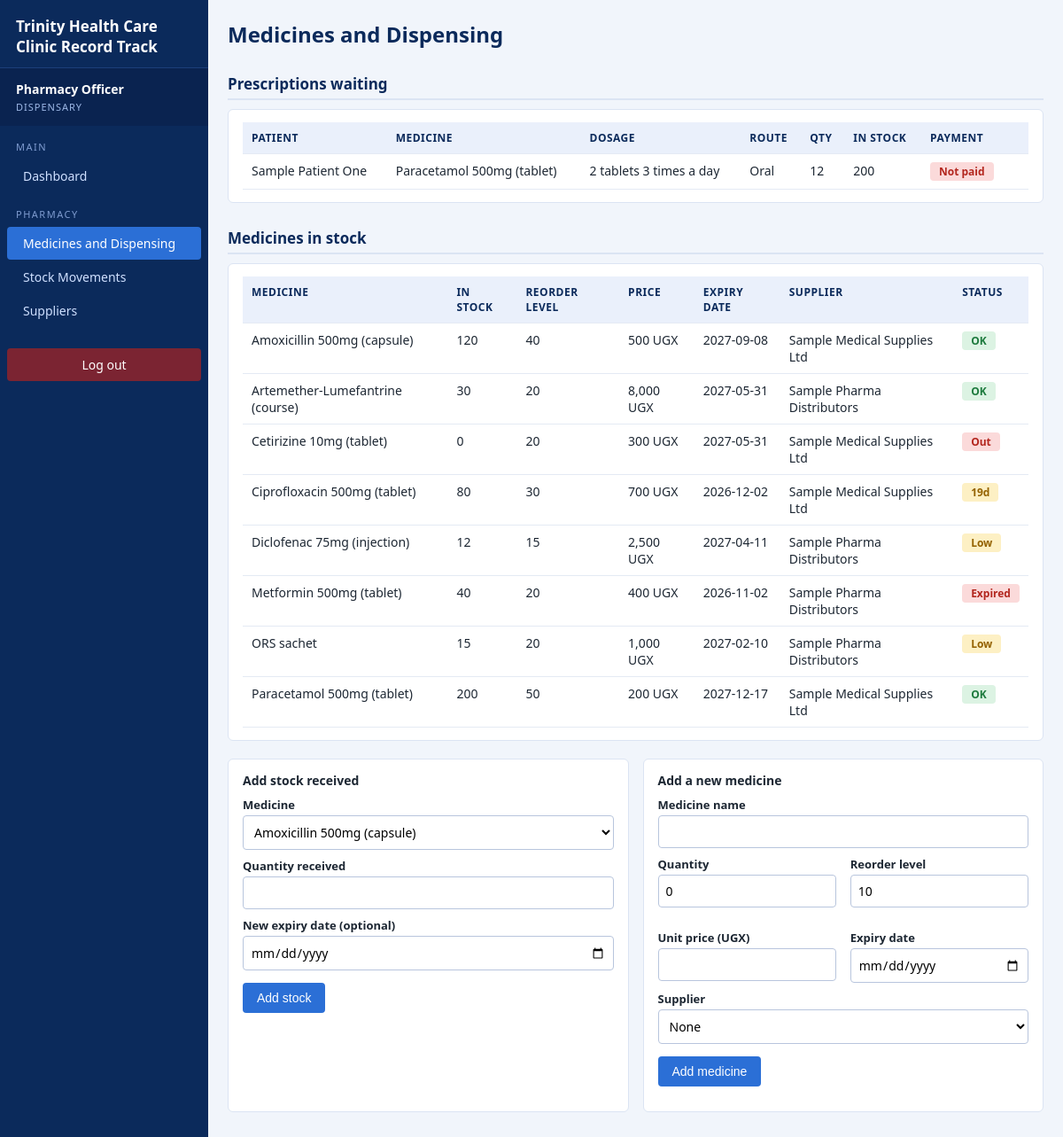
The page /pharmacy.php (signed in) on the database its author committed.
### tables this page shows
CREATE TABLE `prescription` (
  `prescription_id` int(11) NOT NULL,
  `visit_id` int(11) NOT NULL,
  `drug_id` int(11) NOT NULL,
  `dosage` varchar(100) NOT NULL,
  `route` enum('Oral','Injection','Other') NOT NULL,
  `quantity` int(11) NOT NULL,
  `status` enum('Pending','Dispensed') DEFAULT 'Pending',
  `dispensed_date` datetime DEFAULT NULL
);

CREATE TABLE `patient` (
  `patient_id` int(11) NOT NULL,
  `full_name` varchar(100) NOT NULL,
  `gender` enum('Female','Male') NOT NULL,
  `date_of_birth` date DEFAULT NULL,
  `phone` varchar(20) DEFAULT NULL,
  `address` varchar(150) DEFAULT NULL,
  `created_at` datetime DEFAULT current_timestamp()
);

CREATE TABLE `drug` (
  `drug_id` int(11) NOT NULL,
  `supplier_id` int(11) DEFAULT NULL,
  `drug_name` varchar(100) NOT NULL,
  `quantity_in_stock` int(11) NOT NULL DEFAULT 0,
  `reorder_level` int(11) NOT NULL DEFAULT 10,
  `unit_price` decimal(10,0) NOT NULL,
  `expiry_date` date DEFAULT NULL
);

CREATE TABLE `supplier` (
  `supplier_id` int(11) NOT NULL,
  `supplier_name` varchar(100) NOT NULL,
  `phone` varchar(20) DEFAULT NULL,
  `address` varchar(150) DEFAULT NULL
);

### pharmacy.php (the view, shortened to what this page needs)
<?php
require_once __DIR__ . '/includes/auth.php';
$pending = $pdo->query("SELECT pr.prescription_id, pr.visit_id, pr.dosage, pr.route, pr.quantity,
                               d.drug_name, d.quantity_in_stock, p.full_name
                        FROM prescription pr
                        JOIN drug d ON d.drug_id = pr.drug_id
                        JOIN visit v ON v.visit_id = pr.visit_id
                        JOIN patient p ON p.patient_id = v.patient_id
                        WHERE pr.status = 'Pending' ORDER BY pr.prescription_id")->fetchAll();
$drugs = $pdo->query("SELECT d.*, s.supplier_name FROM drug d
                      LEFT JOIN supplier s ON s.supplier_id = d.supplier_id
                      ORDER BY d.drug_name")->fetchAll();
include __DIR__ . '/includes/header.php';
?>
<h1>Medicines and Dispensing</h1>
<h2>Prescriptions waiting</h2>
<div class="panel">
<table>
  <tr><th>Patient</th><th>Medicine</th><th>Dosage</th><th>Route</th><th>Qty</th><th>In stock</th><th>Payment</th><th></th></tr>
  <?php foreach ($pending as $r):
      $paid = visit_money($pdo, $r['visit_id'])['balance'] <= 0; ?>
    <tr>
      <td><?= e($r['full_name']) ?></td>
      <td><?= e($r['drug_name']) ?></td>
      <td><?= e($r['dosage']) ?></td>
      <td><?= e($r['route']) ?></td>
      <td><?= e($r['quantity']) ?></td>
      <td><?= e($r['quantity_in_stock']) ?></td>
      <td><?= $paid ? badge('Paid', 'green') : badge('Not paid', 'red') ?></td>
      <td>
      </td>
    </tr>
  <?php endforeach; ?>
</table>
</div>
<h2>Medicines in stock</h2>
<div class="panel">
<table>
  <tr><th>Medicine</th><th>In stock</th><th>Reorder level</th><th>Price</th><th>Expiry date</th><th>Supplier</th><th>Status</th></tr>
  <?php foreach ($drugs as $d): $st = drug_status($d); ?>
    <tr>
      <td><?= e($d['drug_name']) ?></td>
      <td><?= e($d['quantity_in_stock']) ?></td>
      <td><?= e($d['reorder_level']) ?></td>
      <td><?= money($d['unit_price']) ?></td>
      <td><?= e($d['expiry_date']) ?></td>
      <td><?= e($d['supplier_name']) ?></td>
      <td><?= badge($st[0], $st[1]) ?></td>
    </tr>
  <?php endforeach; ?>
</table>
</div>
<div class="grid2">
  <form method="post" class="box">
    <b>Add stock received</b>
    <label>Medicine</label>
    <select name="drug_id">
      <?php foreach ($drugs as $d): ?><option value="<?= e($d['drug_id']) ?>"><?= e($d['drug_name']) ?></option><?php endforeach; ?>
    </select>
    <label>Quantity received</label>
    <input type="number" name="quantity" min="1" required>
    <label>New expiry date (optional)</label>
    <input type="date" name="expiry_date">
    <p><button type="submit">Add stock</button></p>
  </form>
  <form method="post" class="box">
    <b>Add a new medicine</b>
    <label>Medicine name</label>
    <input type="text" name="drug_name" required>
    <div class="grid2">
      <div><label>Quantity</label><input type="number" name="quantity" value="0" min="0"></div>
      <div><label>Reorder level</label><input type="number" name="reorder_level" value="10" min="0"></div>
      <div><label>Unit price (UGX)</label><input type="number" name="unit_price" min="0" required></div>
      <div><label>Expiry date</label><input type="date" name="expiry_date"></div>
    </div>
    <label>Supplier</label>
    <select name="supplier_id">
      <option value="">None</option>
    </select>
    <p><button type="submit">Add medicine</button></p>
  </form>
</div>
<?php include __DIR__ . '/includes/footer.php'; ?>

### includes/functions.php (shortened to what this page needs)
<?php
function e($text) {
    return htmlspecialchars((string)$text, ENT_QUOTES, 'UTF-8');
}
function money($n) {
    return number_format((float)$n, 0) . ' UGX';
}
function visit_money($pdo, $visit_id) {
    $sql = "SELECT s.fee + COALESCE((SELECT SUM(pr.quantity * d.unit_price)
                                     FROM prescription pr
                                     JOIN drug d ON d.drug_id = pr.drug_id
                                     WHERE pr.visit_id = v.visit_id), 0) AS bill,
                   COALESCE((SELECT SUM(amount) FROM payment WHERE visit_id = v.visit_id), 0) AS paid
            FROM visit v
            JOIN service s ON s.service_id = v.service_id
            WHERE v.visit_id = ?";
    $stmt = $pdo->prepare($sql);
    $stmt->execute([$visit_id]);
    $row = $stmt->fetch();
    $row['balance'] = $row['bill'] - $row['paid'];
    return $row;
}
function drug_status($d) {
    $today = date('Y-m-d');
    if (!empty($d['expiry_date']) && $d['expiry_date'] < $today) {
        return ['Expired', 'red'];
    }
    if ($d['quantity_in_stock'] <= 0) {
        return ['Out', 'red'];
    }
    if (!empty($d['expiry_date'])) {
        $days = (int)((strtotime($d['expiry_date']) - strtotime($today)) / 86400);
        if ($days <= 30) {
            return [$days . 'd', 'amber'];
        }
    }
    if ($d['quantity_in_stock'] <= $d['reorder_level']) {
        return ['Low', 'amber'];
    }
    return ['OK', 'green'];
}
function badge($label, $colour) {
    return '<span class="badge ' . e($colour) . '">' . e($label) . '</span>';
}

### style.css (style rules this page uses)
* { box-sizing: border-box; }
body { font-family: "Segoe UI", Calibri, Arial, sans-serif; margin: 0; background: #f1f5fb; color: #1d2733; font-size: 14px; }
h1 { color: #0b2a5b; margin: 0 0 14px; font-size: 24px; }
h2 { color: #0b2a5b; margin: 28px 0 10px; font-size: 17px; border-bottom: 2px solid #dbe4f3; padding-bottom: 5px; }
table { border-collapse: collapse; width: 100%; background: #fff; margin: 8px 0; }
th, td { border-bottom: 1px solid #e4eaf4; padding: 9px 10px; text-align: left; vertical-align: top; }
th { background: #eaf0fb; color: #0b2a5b; font-size: 12px; text-transform: uppercase; letter-spacing: .5px; }
.panel, form.box, .box { background: #fff; border: 1px solid #dbe4f3; border-radius: 6px; padding: 14px 16px; margin: 10px 0; }
.panel table { margin: 0; }
label { display: block; margin: 9px 0 3px; font-weight: 600; font-size: 13px; }
input, select, textarea { padding: 8px; border: 1px solid #b8c5dd; border-radius: 4px; font-family: inherit; font-size: 14px; background: #fff; }
input[type=text], input[type=password], input[type=date], input[type=number], select, textarea { width: 100%; }
button, .btn { background: #2b6fd6; color: #fff; border: 0; padding: 9px 16px; border-radius: 4px; cursor: pointer; text-decoration: none; display: inline-block; font-size: 14px; }
.badge { display: inline-block; padding: 2px 10px; border-radius: 4px; font-size: 12px; font-weight: 700; }
.badge.red { background: #fbdada; color: #b3261e; }
.badge.amber { background: #fdf0c4; color: #946200; }
.badge.green { background: #dcf3e3; color: #1d7a3d; }
.grid2 { display: grid; grid-template-columns: 1fr 1fr; gap: 16px; }

### rows shown on the page
prescription: patient.full_name "Sample Patient One", drug.drug_name "Paracetamol 500mg (tablet)", dosage "2 tablets 3 times a day", route "Oral", quantity "12", drug.quantity_in_stock "200", label "Not paid"
drug: drug_name "Amoxicillin 500mg (capsule)", quantity_in_stock "120", reorder_level "40", unit_price "500 UGX", expiry_date "2027-09-08", supplier.supplier_name "Sample Medical Supplies Ltd", label "OK"
drug: drug_name "Artemether-Lumefantrine (course)", quantity_in_stock "30", reorder_level "20", unit_price "8,000 UGX", expiry_date "2027-05-31", supplier.supplier_name "Sample Pharma Distributors", label "OK"
drug: drug_name "Cetirizine 10mg (tablet)", quantity_in_stock "0", reorder_level "20", unit_price "300 UGX", expiry_date "2027-05-31", supplier.supplier_name "Sample Medical Supplies Ltd", label "Out"
drug: drug_name "Ciprofloxacin 500mg (tablet)", quantity_in_stock "80", reorder_level "30", unit_price "700 UGX", expiry_date "2026-12-02", supplier.supplier_name "Sample Medical Supplies Ltd", label "19d"
drug: drug_name "Diclofenac 75mg (injection)", quantity_in_stock "12", reorder_level "15", unit_price "2,500 UGX", expiry_date "2027-04-11", supplier.supplier_name "Sample Pharma Distributors", label "Low"
drug: drug_name "Metformin 500mg (tablet)", quantity_in_stock "40", reorder_level "20", unit_price "400 UGX", expiry_date "2026-11-02", supplier.supplier_name "Sample Pharma Distributors", label "Expired"
drug: drug_name "ORS sachet", quantity_in_stock "15", reorder_level "20", unit_price "1,000 UGX", expiry_date "2027-02-10", supplier.supplier_name "Sample Pharma Distributors", label "Low"
drug: drug_name "Paracetamol 500mg (tablet)", quantity_in_stock "200", reorder_level "50", unit_price "200 UGX", expiry_date "2027-12-17", supplier.supplier_name "Sample Medical Supplies Ltd", label "OK"

### other values the page prints
$_SESSION['name'] "Pharmacy Officer"
$_SESSION['role'] "DISPENSARY"
$label "Dashboard Medicines and Dispensing Stock Movements Suppliers"
form field drug_id "Amoxicillin 500mg (capsule)"
